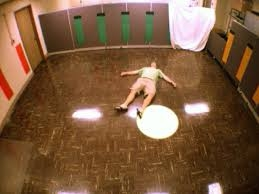
#> input picture data/raw/fall_dataset/images/train/fall002.jpg, 259 x 194 px, found by its file name; its folder holds only this picture in this run
$ python make_test_clips.py
#> lines starting #> are read from the running program, lines starting #| are printed output that depends on the picture
import os
import cv2
from tqdm import tqdm

def images_to_video(img_folder, out_video, fps=10, size=(224,224)):
    """
    Convert a folder of images into a .mp4 video.
    """
#> called with img_folder = 'data/raw/fall_dataset/images/train', out_video = 'data/test_clips/fall_dataset_01.mp4', fps = 10, size = (224, 224)
    images = sorted([f for f in os.listdir(img_folder) if f.lower().endswith(('.jpg','.png'))])
    if not images:
        raise RuntimeError(f"No images found in {img_folder}")

    fourcc = cv2.VideoWriter_fourcc(*'mp4v')
    out = cv2.VideoWriter(out_video, fourcc, fps, size)

    for img_name in tqdm(images, desc=f"Writing {out_video}"):
        img_path = os.path.join(img_folder, img_name)
        img = cv2.imread(img_path)
#> img is the input picture: shape (194, 259, 3); mean B, G, R 62.1, 91.4, 125.9
        if img is None:
            continue
        img = cv2.resize(img, size)
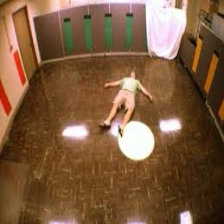
#> img: shape (224, 224, 3); mean B, G, R 62, 91.3, 125.7
        out.write(img)

    out.release()
    print(f"✅ Saved video: {out_video} ({len(images)} frames)")

def main():
    # Updated folder paths
    categories = {
        "fall_dataset": "data/raw/fall_dataset/images/train",
        "violence": "data/raw/violence",
        "normal": "data/raw/normal"
    }

    out_dir = "data/test_clips"
    os.makedirs(out_dir, exist_ok=True)

    for cat, img_folder in categories.items():
        out_video = os.path.join(out_dir, f"{cat}_01.mp4")
        if not os.path.exists(img_folder):
            print(f"⚠️ Skipping {cat}, folder not found: {img_folder}")
            continue
        images_to_video(img_folder=img_folder, out_video=out_video, fps=10, size=(224,224))

if __name__ == "__main__":
    main()
